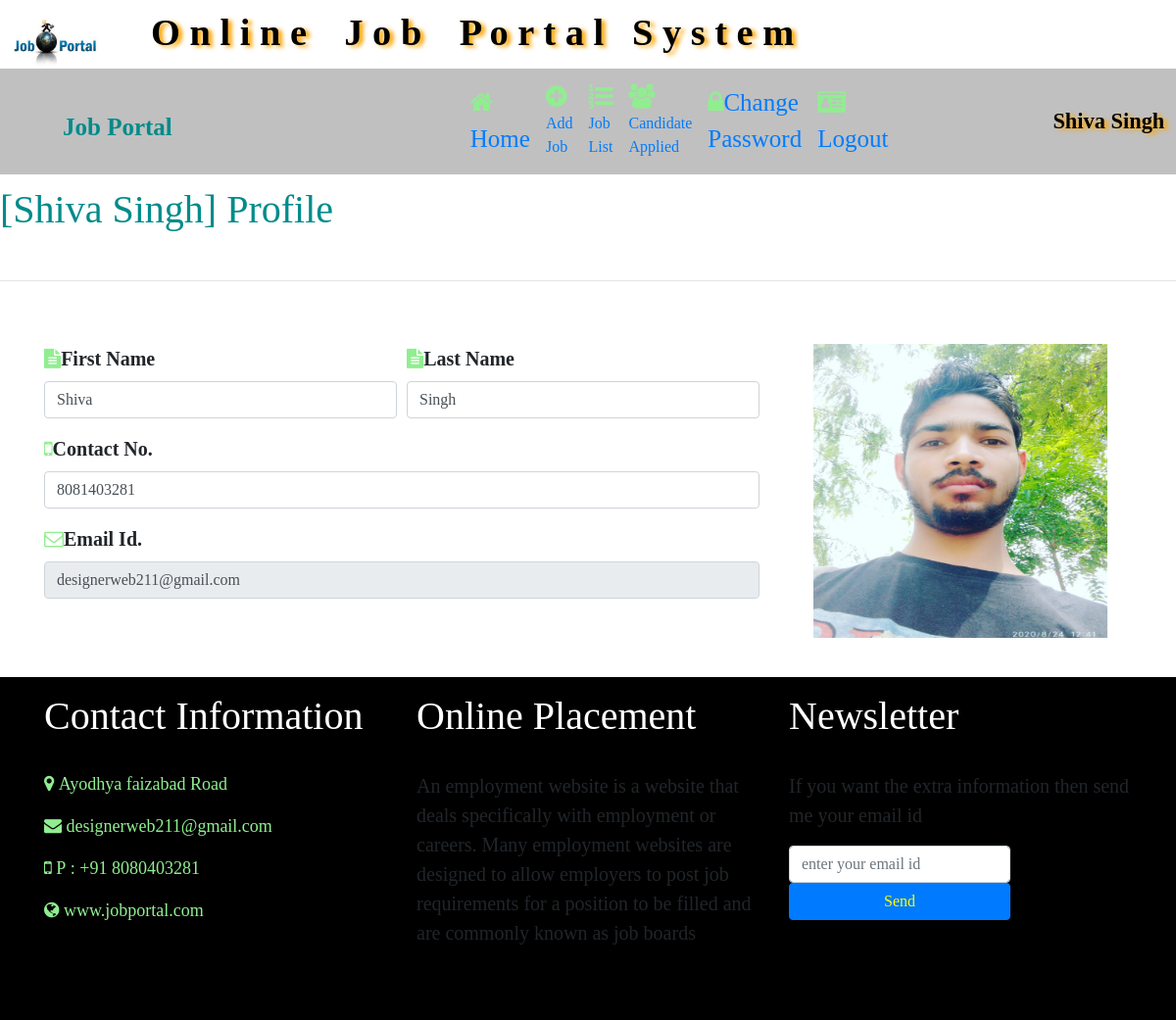
The app's page /user_home (signed in) with its own data.
### job1/models.py (models this page shows, shortened)
class StudentUser(models.Model):
    user=models.ForeignKey(User,on_delete=models.CASCADE)
    mobile=models.CharField(max_length=15,null=True)
    image=models.FileField(null=True)
    gender=models.CharField(max_length=10,null=True)
    type=models.CharField(max_length=15,null=True)

### job1/views.py (the view)
# urls.py: path('user_home', views.user_home, name="user_home"),
def user_home(request):
    if not request.user.is_authenticated:
        return redirect('user_login')
    user = request.user
    student= StudentUser.objects.get(user=user)
    d = {'student': student}
    return render(request,'user_home.html',d)

### job1/templates/user_home.html (shortened to what this page needs)
{% load static %}
{% block body %}
{% include 'recruiter_navigation.html' %}
<link rel="stylesheet" href="https://cdnjs.cloudflare.com/ajax/libs/font-awesome/4.7.0/css/font-awesome.min.css">
<marquee class="one" behavior="alternate" scrollamount="4"><h1>[{{student.user.first_name}} {{student.user.last_name}}] Profile</h1></marquee>
<hr><div class="container">
    <div class="row">
        <div class="col-sm-8">
<form class="mt-5" method="post" enctype="multipart/form-data" ">
   <div class="form-row">
       <div class="form-group col-md-6">
           <label><i class="fa fa-file-text" aria-hidden="true"></i>First Name</label>
           <input type="text" class="form-control" name="fname" value="{{student.user.first_name}}" required autocomplete="on">
           </div>
       <div class="form-group col-md-6">
             <label><i class="fa fa-file-text" aria-hidden="true"></i>Last Name</label>
           <input type="text" class="form-control" name="lname" value="{{student.user.last_name}}" required>
       </div>
   </div>
    <div class="form-row">
       <div class="form-group col-md-12">
           <label><i class="fa fa-mobile" aria-hidden="true"></i>Contact No.</label>
           <input type="text" class="form-control" name="contact" value="{{student.mobile}}"  required>
           </div>
   </div>
    <div class="form-row">
       <div class="form-group col-md-12">
           <label><i class="fa fa-envelope-o" aria-hidden="true"></i>Email Id.</label>
           <input type="email" class="form-control" name="email" value="{{student.user.username}}" readonly required>
           </div>
   </div>
    </div>
        <div class="col-sm-4 mt-5 text-center mr-10"><img src="{{student.image.url}}" width="300px" height="300px" ></div>
    </div>
    </div>
{% include 'footer.html' %}
{% endblock body %}

### job1/templates/recruiter_navigation.html (shortened to what this page needs)
<!DOCTYPE html>
<html>
{% load static %}
<head>
    <link href="{% static 'css/style.css' %}" rel="stylesheet"/>
  <link rel="stylesheet" href="https://maxcdn.bootstrapcdn.com/bootstrap/4.5.2/css/bootstrap.min.css">
    <link
    rel="stylesheet"
    href="https://cdnjs.cloudflare.com/ajax/libs/animate.css/4.1.1/animate.min.css"
  />
    <link rel="stylesheet" href="https://cdnjs.cloudflare.com/ajax/libs/font-awesome/4.7.0/css/font-awesome.min.css">
</head>
<body>
<div class="logo">
    <div>
<img src="/static/images/logo.jpg" height="55px" class="log">
  <b class="navbar-brand" id="shiva"><marquee >O n l i n e  &nbsp;&nbsp; J o b &nbsp;&nbsp; P o r t a l &nbsp;&nbsp;S y s t e m</marquee></b>
&nbsp;&nbsp;&nbsp;&nbsp;&nbsp;&nbsp;&nbsp;&nbsp;&nbsp;&nbsp;&nbsp;&nbsp;&nbsp;&nbsp;&nbsp;&nbsp;&nbsp;&nbsp;&nbsp;&nbsp;&nbsp;<span>&nbsp;&nbsp;&nbsp;{{date}}</span>
</div>
<nav class="navbar navbar-expand-sm" style="background-color:silver">
    <a class="navbar-brand text-magenta pl-5 font-weight:bold one" href="https://en.wikipedia.org/wiki/Employment_website" >Job Portal</a>
    <ul class="navbar-nav">
        <li class="nav-item">
            <a class="nav-link" href="{% url 'recruiter_home'%}" style="margin-left:280px;font-size:25px;"><i class="fa fa-home" ></i>Home</a>
        </li>
        <li class="nav-item">
            <a class="nav-link" href="{% url 'add_job'%}" ><i class="fa fa-plus-circle" style="font-size:25px;" ></i>Add Job </a>
        </li>
        <li class="nav-item">
            <a class="nav-link" href="{% url 'job_list'%}" ><i class="fa fa-list-ol"  style="font-size:25px;"></i>Job List</a>
        </li>
         <li class="nav-item">
            <a class="nav-link" href="#" ><i class="fa fa-users"  style="font-size:25px;"></i>Candidate Applied</a>
        </li>
        <li class="nav-item">
            <a class="nav-link" href="{% url 'change_passwordrecruiter'%}"   style="font-size:25px;"><i class="fa fa-lock" ></i>Change Password</a>
        </li>
        <li class="nav-item">
            <a class="nav-link" href="{% url 'Logout'%}"  style="font-size:25px;"><i class="fa fa-id-card" ></i>Logout</a>
        </li>
    </ul>
    <b class="navbar-brand" id="shivam">{{request.user.first_name}} {{request.user.last_name}}</b>
</nav>
</body>
</html>

### job1/templates/recruiter_navigation.html (style rules this page uses)
body { background-color:white; font-family: 'Lobster', cursive!important; }
* { font-family: 'Monotype Corsiva'; }
a { padding-left:20px; }
#shiva { color:black; font-size: 2.4rem; padding-left:3rem; text-shadow:4px 2px 4px orange; }

### job1/templates/user_home.html (style rules this page uses)
.one { font-family:'Monotype Corsiva'; font-size:25px; color:darkcyan; margin-top:1%; font-weight:bold; }
form { font-weight:bold; font-size:20px; }

### job1/templates/footer.html (style rules this page uses)
i { color:lightgreen!important; }

### records on screen
StudentUser: user.first_name "Shiva", user.last_name "Singh", fname "Shiva", lname "Singh", contact "8081403281", email "designerweb211@gmail.com", image (picture)

### other values on screen
{{ request.user.first_name }} "Shiva"
{{ request.user.last_name }} "Singh"
